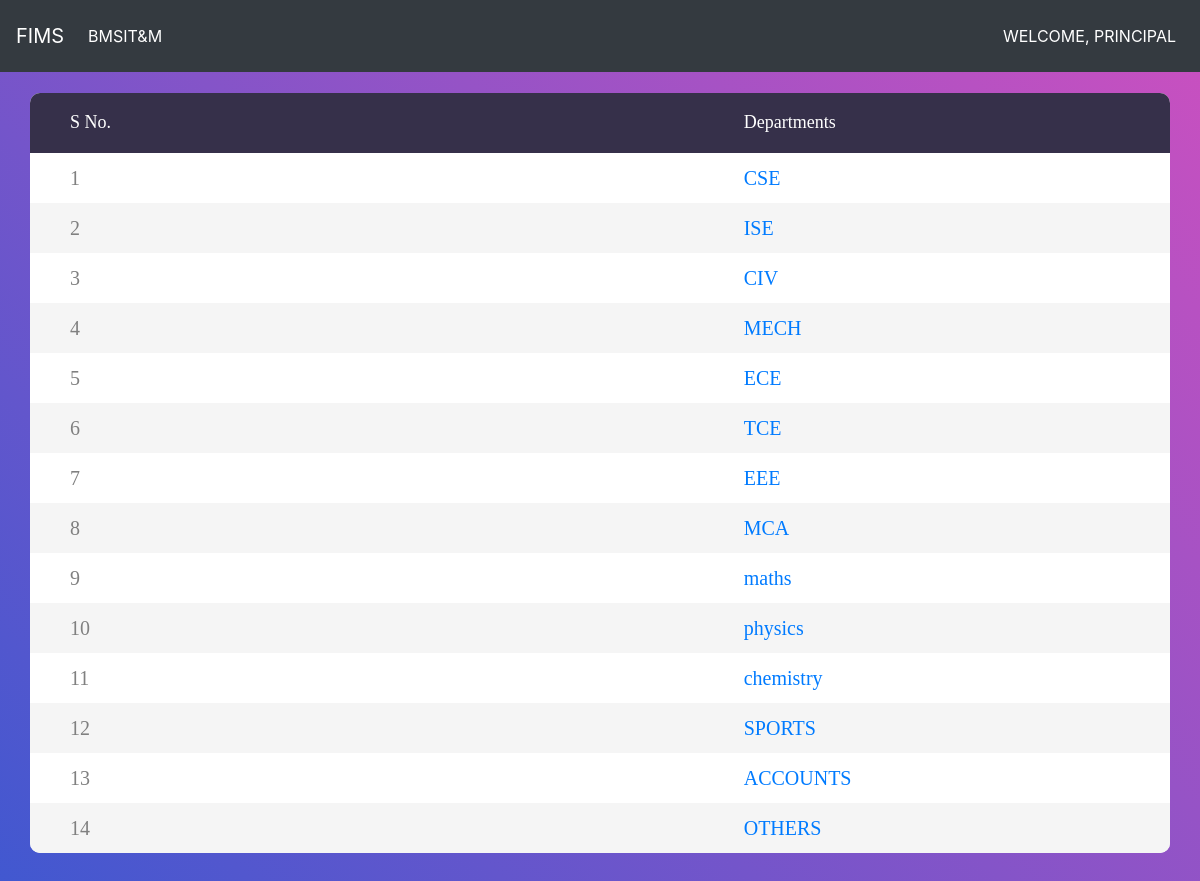
Screenshot of /first/ with the database file from the repository.
### t1/models.py (models this page shows, shortened)
class Department(models.Model):
	name = models.CharField(max_length=20, blank=True, null=True)

### t1/views.py (the view)
# urls.py: url(r'^first/', views.principal_first, name="principal_first"),
def principal_first(request):
    data1 = Department.objects.all()
    context = {
        'data1':data1
    }
    return render(request,'principal_first.html',context=context)

### templates/principal_first.html (shortened to what this page needs)
<!DOCTYPE html>
{% load staticfiles %}
{% load widget_tweaks %}
<html lang="en">
<head>
	<link rel="stylesheet" type="text/css" href="{% static "vendor1/bootstrap/css/bootstrap.min.css" %}">
	<link rel="stylesheet" type="text/css" href="{% static "fonts1/font-awesome-4.7.0/css/font-awesome.min.css" %}">
	<link rel="stylesheet" type="text/css" href="{% static "vendor1/animate/animate.css" %}">
	<link rel="stylesheet" type="text/css" href="{% static "vendor1/select2/select2.min.css" %}">
	<link rel="stylesheet" type="text/css" href="{% static "vendor1/perfect-scrollbar/perfect-scrollbar.css" %}">
	<link rel="stylesheet" type="text/css" href="{% static "css1/util.css" %}">
	<link rel="stylesheet" type="text/css" href="{% static "css1/main.css" %}">
<link rel="stylesheet" href="https://stackpath.bootstrapcdn.com/bootstrap/4.1.3/css/bootstrap.min.css">
</head>
<body style="background: #c850c0; background: -webkit-linear-gradient(45deg, #4158d0, #c850c0);
background: -o-linear-gradient(45deg, #4158d0, #c850c0);
background: -moz-linear-gradient(45deg, #4158d0, #c850c0);
 background: linear-gradient(45deg, #4158d0, #c850c0);">
<nav class="navbar navbar-expand-lg navbar-dark bg-dark fixed-top">
  <a class="navbar-brand" href="#">FIMS</a>
  <div class="collapse navbar-collapse" id="navbarNavAltMarkup">
    <div class="navbar-nav">
      <a class="nav-item nav-link active" href="#">BMSIT&M<span class="sr-only">(current)</span></a>
    </div>
  </div>
   <span class="navbar-text">
     <div class="navbar-nav">
      <a class="nav-item nav-link active" href="#">WELCOME, PRINCIPAL</a>
    </span>
</nav>
	<div class="limiter" style="margin-top: 5%;">
		<div class="container-table100">
			<div class="wrap-table100">
				<div class="table100">
					<table>
						<thead>
							<tr class="table100-head">
								<th class="column1">S No.</th>
								<th class="column2">Departments</th>
							</tr>
						</thead>
						<tbody>
							{% for dept in data1 %}
								<tr >
									<td class="column1" style="font-size: 20px;">{{forloop.counter}}</td>
									<td class="column2" style="font-size: 20px;">
										<a href="/fims/{{dept.name}}">{{dept.name}}</a>
									</td>
								</tr>
							{% endfor %}
						</tbody>
					</table>
				</div>
			</div>
		</div>
	</div>
</body>
</html>

### static/css1/main.css (style rules this page uses)
* { margin: 0px; padding: 0px; box-sizing: border-box; }
body, html { height: 100%; font-family: sans-serif; background: #c850c0; background: -webkit-linear-gradient(45deg, #4158d0, #c850c0); background: -o-linear-gradient(45deg, #4158d0, #c850c0); background: -moz-linear-gradient(45deg, #4158d0, #c850c0); background: linear-gradient(45deg, #4158d0, #c850c0); }
a { margin: 0px; transition: all 0.4s; -webkit-transition: all 0.4s; -o-transition: all 0.4s; -moz-transition: all 0.4s; }
.limiter { width: 100%; margin: 0 auto; }
.container-table100 { width: 100%; min-height: 100vh; background: #c850c0; background: -webkit-linear-gradient(45deg, #4158d0, #c850c0); background: -o-linear-gradient(45deg, #4158d0, #c850c0); background: -moz-linear-gradient(45deg, #4158d0, #c850c0); background: linear-gradient(45deg, #4158d0, #c850c0); display: -webkit-box; display: -webkit-flex; display: -moz-box; display: -ms-flexbox; display: flex; align-items: center; justify-content: center; flex-wrap: wrap; padding: 33px 30px; }
.wrap-table100 { width: 1170px; }
table { border-spacing: 1; border-collapse: collapse; background: white; border-radius: 10px; overflow: hidden; width: 100%; margin: 0 auto; position: relative; }
table * { position: relative; }
table td, table th { padding-left: 8px; }
table thead tr { height: 60px; background: #36304a; }
table tbody tr { height: 50px; }
table tbody tr:last-child { border: 0; }
table td, table th { text-align: left; }
.table100-head th { font-family: OpenSans-Regular; font-size: 18px; color: #fff; line-height: 1.2; font-weight: unset; }
tbody tr:nth-child(even) { background-color: #f5f5f5; }
tbody tr { font-family: OpenSans-Regular; font-size: 15px; color: #808080; line-height: 1.2; font-weight: unset; }
.column1 { width: 260px; padding-left: 40px; }
.column2 { width: 160px; }

### rows the page displays
Department: name "CSE"
Department: name "ISE"
Department: name "CIV"
Department: name "MECH"
Department: name "ECE"
Department: name "TCE"
Department: name "EEE"
Department: name "MCA"
Department: name "maths"
Department: name "physics"
Department: name "chemistry"
Department: name "SPORTS"
Department: name "ACCOUNTS"
Department: name "OTHERS"
